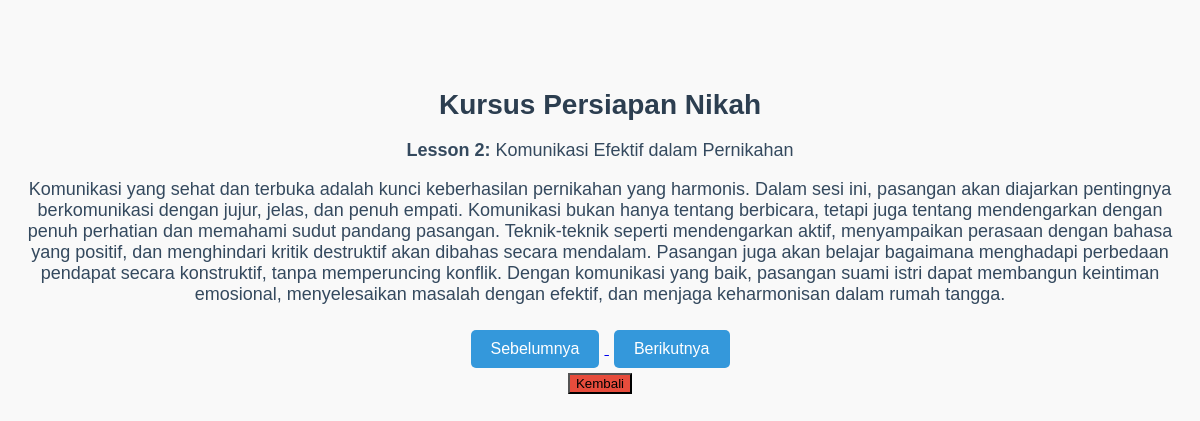
/nextStep/features/courses.php?lesson=2, run on the app's committed database.
### tables this page shows
CREATE TABLE `lessons` (
  `id` int(11) NOT NULL,
  `lesson_title` varchar(255) NOT NULL,
  `lesson_content` text NOT NULL,
  `lesson_order` int(11) NOT NULL
);

### nextStep/features/courses.php (the view, shortened to what this page needs)
<?php
include '../includes/db.php';
$current_lesson_order = isset($_GET['lesson']) ? (int)$_GET['lesson'] : 1;
$sql = "SELECT * FROM lessons WHERE lesson_order = $current_lesson_order";
$result = mysqli_query($conn, $sql);
if ($result && mysqli_num_rows($result) > 0) {
    $lesson = mysqli_fetch_assoc($result);
} else {
    header("Location: course.php?lesson=1");
    exit;
}
$prev_sql = "SELECT lesson_order FROM lessons WHERE lesson_order = " . ($current_lesson_order - 1);
$next_sql = "SELECT lesson_order FROM lessons WHERE lesson_order = " . ($current_lesson_order + 1);
$prev_result = mysqli_query($conn, $prev_sql);
$next_result = mysqli_query($conn, $next_sql);
$prev_exists = mysqli_num_rows($prev_result) > 0;
$next_exists = mysqli_num_rows($next_result) > 0;
$prev_lesson_order = $prev_exists ? mysqli_fetch_assoc($prev_result)['lesson_order'] : null;
$next_lesson_order = $next_exists ? mysqli_fetch_assoc($next_result)['lesson_order'] : null;
?>
<!DOCTYPE html>
<html lang="id">
<head>
</head>
<body>
    <div class="container">
        <h1>Kursus Persiapan Nikah</h1>
        <p><strong>Lesson <?php echo $lesson['id']; ?>:</strong> <?php echo $lesson['lesson_title']; ?></p>
        <p><?php echo $lesson['lesson_content']; ?></p>
        <div class="navigation">
            <?php if ($prev_exists) { ?>
                <a href="courses.php?lesson=<?php echo $prev_lesson_order; ?>">
                    <button class="nav-button">Sebelumnya</button>
                </a>
            <?php } ?>
            <?php if ($next_exists) { ?>
                <a href="courses.php?lesson=<?php echo $next_lesson_order; ?>">
                    <button class="nav-button">Berikutnya</button>
                </a>
            <?php } ?>
        </div>
        <button class="back-button" onclick="window.location.href='pre_marriage.php';">Kembali</button>
    </div>
</body>
</html>

### nextStep/features/courses.php (style rules this page uses)
body { font-family: Arial, sans-serif; background-color: #f9f9f9; margin: 0; padding: 0; text-align: center; }
.container { padding: 20px; margin-top: 50px; }
h1 { font-size: 28px; color: #2c3e50; }
p { font-size: 18px; color: #34495e; }
.navigation { margin-top: 20px; }
.nav-button { background-color: #3498db; color: white; padding: 10px 20px; font-size: 16px; border: none; cursor: pointer; border-radius: 5px; margin: 5px; }
.back-button { background-color: #e74c3c; }

### data on the page
lessons: id "2", lesson_title "Komunikasi Efektif dalam Pernikahan", lesson_content "Komunikasi yang sehat dan terbuka adalah kunci keberhasilan pernikahan yang harmonis. Dalam sesi ini, pasangan akan diajarkan pentingnya berkomunikasi dengan jujur, jelas, dan penuh empati. Komunikasi bukan hanya tentang berbicara, tetapi juga tentang mendengarkan dengan penuh perhatian dan memahami sudut pandang pasangan. Teknik-teknik seperti mendengarkan aktif, menyampaikan perasaan dengan bahasa yang positif, dan menghindari kritik destruktif akan dibahas secara mendalam. Pasangan juga akan belajar bagaimana menghadapi perbedaan pendapat secara konstruktif, tanpa memperuncing konflik. Dengan komunikasi yang baik, pasangan suami istri dapat membangun keintiman emosional, menyelesaikan…"
